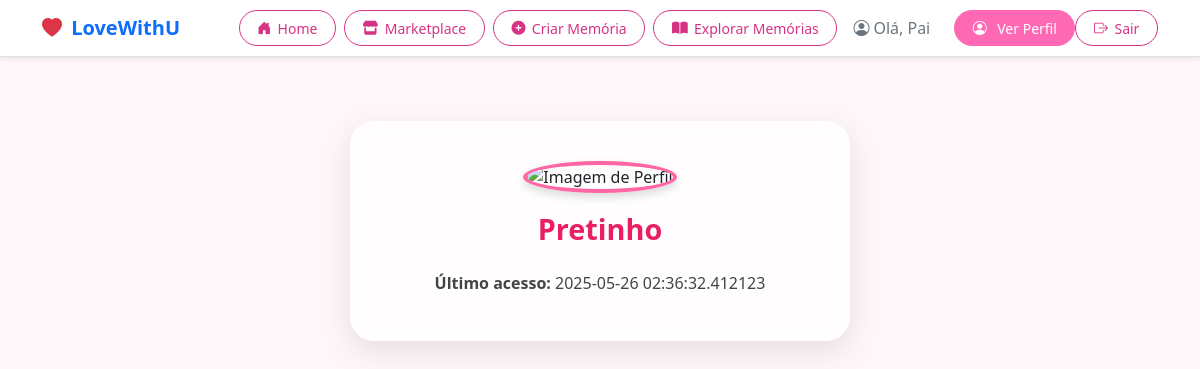
Page /perfil/Negro dela (signed in) on the committed database.
### app/models.py (models this page shows, shortened)
class User(UserMixin, db.Model):
    id: so.Mapped[int] = so.mapped_column(primary_key=True)
    name: so.Mapped[str] = so.mapped_column(sa.String(64))
    username: so.Mapped[str] = so.mapped_column(sa.String(64), unique=True, index=True)
    email: so.Mapped[str] = so.mapped_column(sa.String(120), unique=True, index=True)
    password_hash: so.Mapped[Optional[str]] = so.mapped_column(sa.String(256))
    profile_img: so.Mapped[Optional[str]] = so.mapped_column(sa.String(128))
    cidade_estado: so.Mapped[Optional[str]] = so.mapped_column(sa.String(100))
    tempo_juntos: so.Mapped[Optional[str]] = so.mapped_column(sa.String(100))
    aniversario: so.Mapped[Optional[datetime]] = so.mapped_column(sa.Date())
    about_me: so.Mapped[Optional[str]] = so.mapped_column(sa.String(140))
    last_seen: so.Mapped[Optional[datetime]] = so.mapped_column(default=lambda: datetime.now(timezone.utc))
    posts: so.Mapped[list['Post']] = so.relationship(back_populates='author', cascade='all, delete-orphan')

### app/routes.py (the view)
@app.route('/perfil/<username>')
@login_required
def user(username):
    user = db.first_or_404(db.select(User).where(User.username == username))
    posts = [
        {'author': user, 'body': 'Exemplo de post 1'},
        {'author': user, 'body': 'Exemplo de post 2'},
    ]
    return render_template('perfil.html', user=user, posts=posts)

### app/models.py (called while the page is built)
@login.user_loader
def load_user(user_id):
    return db.session.get(User, int(user_id))

### app/routes.py (called while the page is built)
@app.before_request
def before_request():
    if current_user.is_authenticated:
        current_user.last_seen = datetime.now(timezone.utc)
        db.session.commit()

### app/templates/perfil.html (shortened to what this page needs)
{% extends 'base.html' %}
{% block content %}
<div class="perfil-card">
  <img src="{{ url_for('static', filename='uploads/' + user.profile_img) if user.profile_img else url_for('static', filename='img/perfil_padrao.png') }}" alt="Imagem de Perfil" class="perfil-img">
  <h2>{{ user.name }}</h2>
  <div class="perfil-info">
    {% if user.last_seen %}<p><strong>Último acesso:</strong> {{ user.last_seen }}</p>{% endif %}
  </div>
</div>
{% endblock %}

### app/templates/base.html (shortened to what this page needs)
<!doctype html>
<html lang="pt-br">
<head>
  <link href="https://cdn.jsdelivr.net/npm/bootstrap@5.3.3/dist/css/bootstrap.min.css" rel="stylesheet">
  <link href="https://cdn.jsdelivr.net/npm/bootstrap-icons@1.10.5/font/bootstrap-icons.css" rel="stylesheet">
  <link rel="stylesheet" href="https://cdnjs.cloudflare.com/ajax/libs/font-awesome/6.0.0-beta3/css/all.min.css">
</head>
<body style="background-color: #fef6f9;">
  <nav class="navbar navbar-expand-lg navbar-light bg-white border-bottom shadow-sm">
    <div class="container">
      <a class="navbar-brand fw-bold text-primary" href="{{ url_for('index') }}">
        <i class="bi bi-heart-fill text-danger me-1"></i> LoveWithU
      </a>
      <div class="collapse navbar-collapse" id="navMenu">
        <ul class="navbar-nav ms-auto align-items-center">
          <li class="nav-item me-2">
            <a class="nav-btn nav-btn-outline {% if request.endpoint == 'home' %}active{% endif %}"
              href="{{ url_for('home') }}">
              <i class="bi bi-house-door-fill"></i> Home
            </a>
          </li>
          <li class="nav-item me-2">
            <a class="nav-btn nav-btn-outline {% if request.endpoint == 'marketplace' %}active{% endif %}"
              href="{{ url_for('marketplace') }}">
              <i class="fas fa-store"></i> Marketplace
            </a>
          </li>
          {% if current_user.is_authenticated %}
            <li class="nav-item me-2">
              <a class="nav-btn nav-btn-outline {% if request.endpoint == 'criar_memoria' %}active{% endif %}"
                href="{{ url_for('criar_memoria') }}">
                <i class="fas fa-plus-circle"></i> Criar Memória
              </a>
            </li>
            <li class="nav-item me-2">
              <a class="nav-btn nav-btn-outline {% if request.endpoint == 'explorar_memorias' %}active{% endif %}"
                href="{{ url_for('explorar_memorias') }}">
                <i class="fas fa-book-open"></i> Explorar Memórias
              </a>
            </li>
            <li class="nav-item me-3">
              <a class="nav-link text-secondary d-flex align-items-center" href="{{ url_for('index') }}">
                <i class="bi bi-person-circle me-1"></i> Olá, {{ current_user.name }}
              </a>
            </li>
            <li class="nav-item">
              <a class="nav-btn nav-btn-outline {% if request.endpoint == 'user' %}active{% endif %}"
                href="{{ url_for('user', username=current_user.username) }}">
                <i class="bi bi-person-circle me-1"></i> Ver Perfil
              </a>
            </li>
            <li class="nav-item">
              <a class="nav-btn nav-btn-outline {% if request.endpoint == 'logout' %}active{% endif %}"
                href="{{ url_for('logout') }}">
                <i class="bi bi-box-arrow-right"></i> Sair
              </a>
            </li>
          {% endif %}
        </ul>
      </div>
    </div>
  </nav>
  <div class="container">
    {% block content %}{% endblock %}
  </div>
</body>
</html>

### app/templates/base.html (style rules this page uses)
.nav-btn { border-radius: 50px; padding: 0.4rem 1.1rem; font-size: 0.875rem; text-decoration: none !important; transition: all 0.2s ease-in-out; display: inline-flex; align-items: center; gap: 0.4rem; }
.nav-btn-outline { color: #d63384; border: 1px solid #d63384; background-color: transparent; }
.nav-btn-outline.active { background-color: #ff69b4 !important; border-color: #ff69b4 !important; color: #ffffff !important; }

### app/templates/perfil.html (style rules this page uses)
body { background: #fafafa; background-image: url('https://www.transparenttextures.com/patterns/diamond-upholstery.png'); background-repeat: repeat; }
.perfil-card { max-width: 500px; margin: 4rem auto; padding: 2.5rem 2rem; background: #ffffffcc; border-radius: 1.5rem; box-shadow: 0 10px 30px rgba(0,0,0,0.1); text-align: center; backdrop-filter: blur(6px); position: relative; }
.perfil-img { width: 130px; height: 130px; border-radius: 50%; object-fit: cover; border: 4px solid #ff66a3; box-shadow: 0 4px 10px rgba(0,0,0,0.15); margin-bottom: 1.2rem; transition: transform 0.3s ease; }
.perfil-card h2 { font-weight: 700; font-size: 1.8rem; color: #e91e63; margin-bottom: 0.5rem; }
.perfil-info { margin-top: 1.5rem; font-size: 1rem; color: #444; }
.perfil-info p { margin: 0.4rem 0; line-height: 1.5; }

### rows in the picture
User: name "Pai"
User: name "Pretinho", last_seen "2025-05-26 02:36:32.412123"
